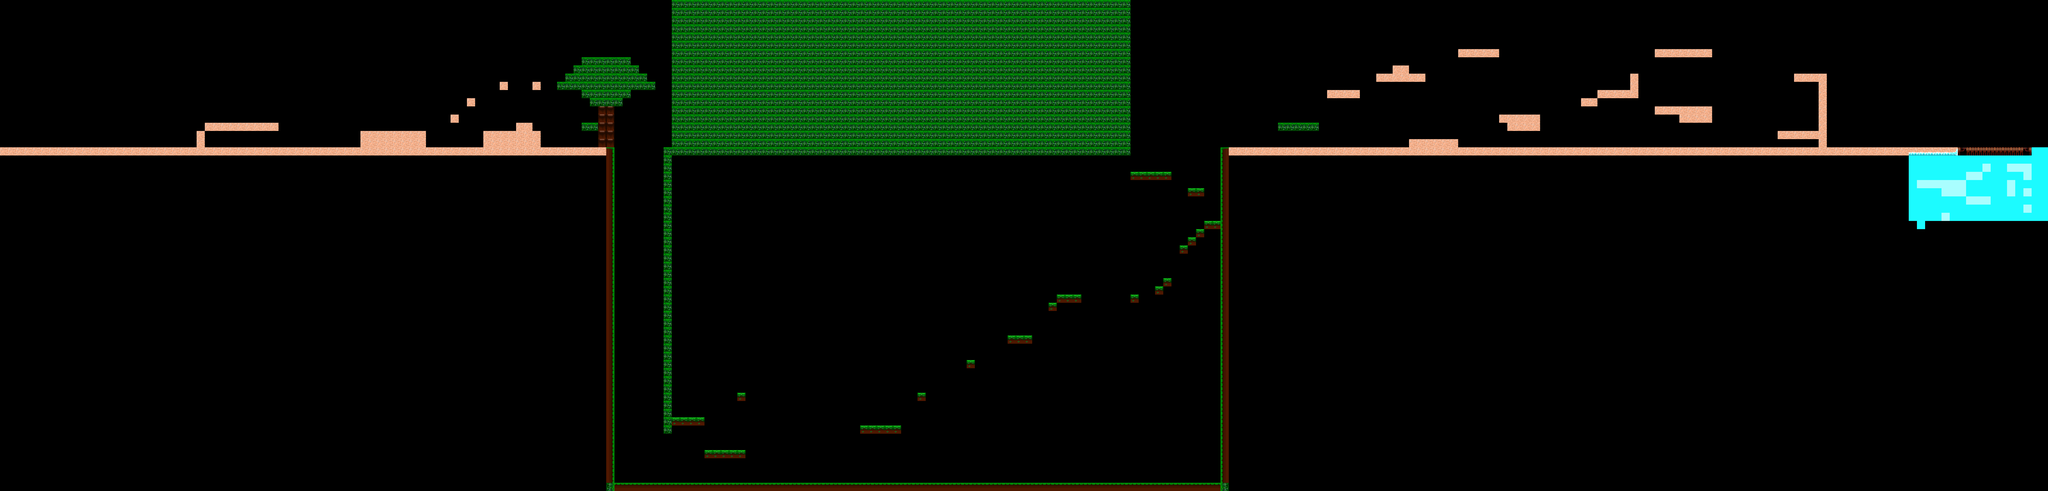

Rendered tile map (Tiled .tmx) drawn with the repository's tilesets; below, a short description and the map source with its tile grids summarised:
An orthogonal 250x60 tile map with 32x32 px tiles, 2 tile layers (beach, jungle), 2 tilesets.

<map version="1.2" tiledversion="1.2.4" orientation="orthogonal" renderorder="right-down" width="250" height="60" tilewidth="32" tileheight="32" infinite="0" nextlayerid="4" nextobjectid="1">
 <tileset firstgid="1" name="shipAndBeachTiles" tilewidth="32" tileheight="32" tilecount="13" columns="13">
  <image source="shipAndBeachTiles.png" width="416" height="32" />
 </tileset>
 <tileset firstgid="14" name="jungleTileSheet" tilewidth="32" tileheight="32" tilecount="7" columns="7">
  <image source="jungleTileSheet.png" width="224" height="32" />
 </tileset>
 <layer id="2" name="beach" width="250" height="60">
  <data>[15000 cells, 450 non-empty, 11 distinct tile ids]</data>
 </layer>
 <layer id="3" name="jungle" width="250" height="60">
  <data>[15000 cells, 1352 non-empty, 6 distinct tile ids]</data>
 </layer>
</map>